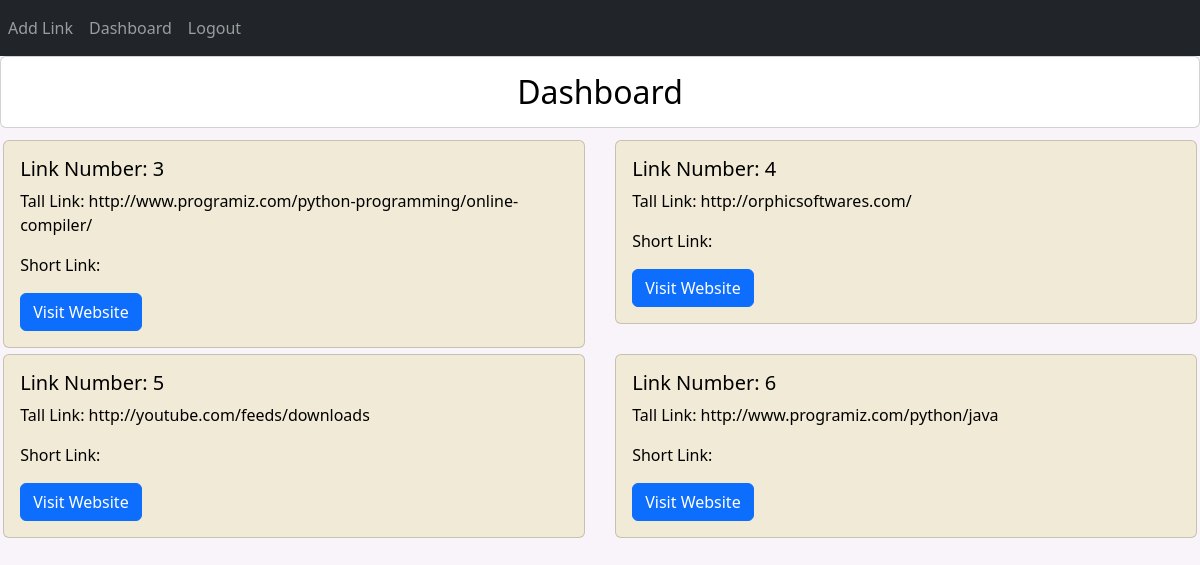
The page /dashboard (signed in) on the database as committed earlier.
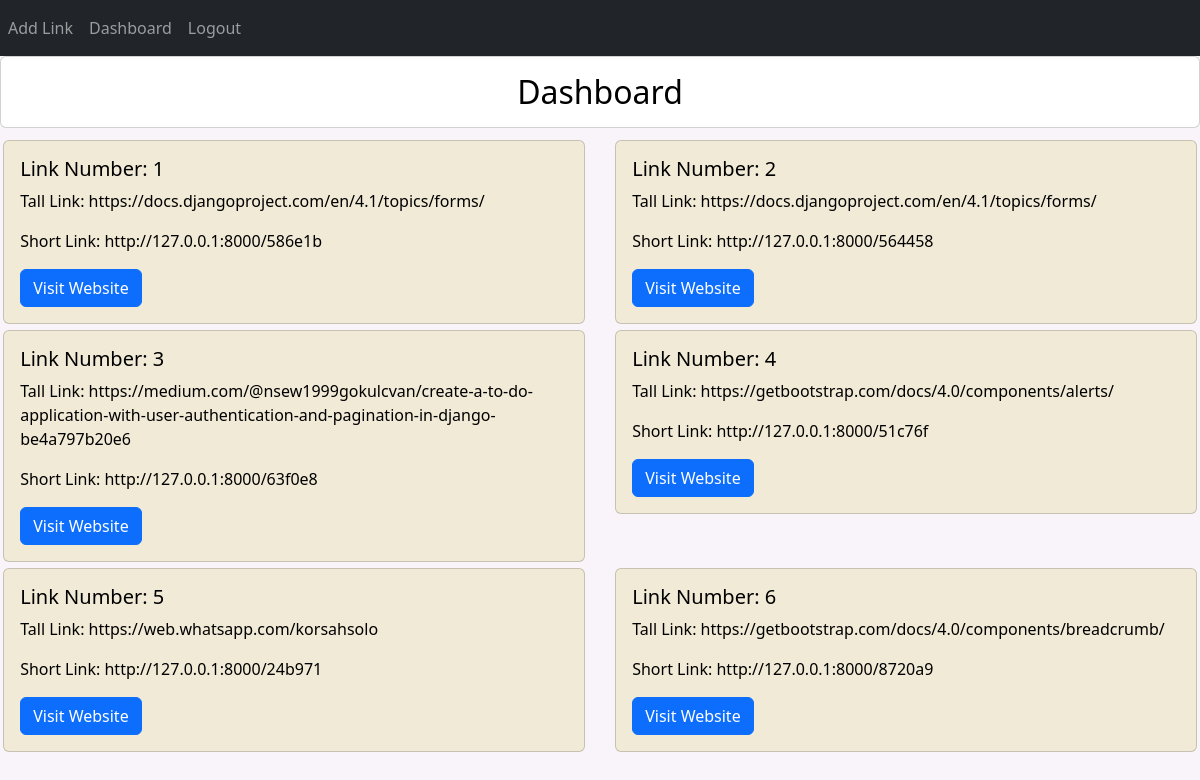
The same page on the database as committed later.
### urlshortapp/models.py (models this page shows)
class Urls(models.Model):
    user = models.ForeignKey(settings.AUTH_USER_MODEL, on_delete=models.CASCADE, related_name="user_link",default=1, null=True)
    userLink = models.CharField(max_length=10000)
    uuid = models.CharField(max_length=20)

### urlshortapp/views.py (the view)
# urls.py: path("dashboard",views.dashboard, name="dashboard"),
def dashboard(request):
    if request.user.is_authenticated:
        if request.method == "POST":
            urls = Urls.objects.filter(user = request.user)
            return render(request,"dashboard.html",{"urls":urls})
        urls = Urls.objects.filter(user = request.user)
        return render(request,"dashboard.html",{"urls":urls})
    else:
        messages.success(request,"Login First Please")
        return HttpResponseRedirect("login")

### templates/dashboard.html (shortened to what this page needs)
{% extends "index.html" %}
{% load static %}
{% block content %}
<div class="card text-center h2">
   <div class="card-body">
     Dashboard
   </div>
 </div>
<div class="row">
   {% for link in urls %}
   <div class="col-sm-6">
     <div class="card" style="background:#F0EAD6;margin:0.2rem;">
       <div class="card-body">
         <h5 class="card-title">Link Number: {{ link.id}}</h5>
         <p class="card-text">Tall Link: {{ link.userLink}}</p>
         <p class="card-text">Short Link: {{ link.uuid}}</p>
         <a href="{{ link.userLink}}" target=”_blank” class="btn btn-primary">Visit Website</a>
       </div>
     </div>
   </div>
   {% endfor %}
 </div>
{% endblock %}

### templates/index.html (shortened to what this page needs)
{% load static %}
<!Doctype html>
<html lang="en">
  <head>
    <link href="https://cdn.jsdelivr.net/npm/bootstrap@5.2.3/dist/css/bootstrap.min.css" rel="stylesheet">
    <link rel="stylesheet" href ="{% static 'css/styles.css' %}"/>
</head>
  <body>
    <nav class="navbar navbar-expand-lg bg-dark navbar-dark">
      <div class="collapse navbar-collapse" id="navbarNav">
        <ul class="navbar-nav">
          {% if user.is_authenticated %}
        <li class="nav-item active">
            <a class="nav-link" href="{% url 'index' %}">Add Link</a>
        </li>
        {% else %}
        <li class="nav-item">
          <a class="nav-link" href="{% url 'login' %}">Home</a>
        </li>
       {% endif %}
          <li class="nav-item active">
            <a class="nav-link" href="{% url 'dashboard' %}">Dashboard</a>
          </li>
             {% if user.is_authenticated %}
          <li class="nav-item">
            <a class="nav-link" href="{% url 'logout' %}">Logout</a>
          </li>
          {% else %}
          <li class="nav-item">
            <a class="nav-link" href="{% url 'login' %}">Login</a>
          </li>
         {% endif %}
        </ul>
      </div>
    </nav>
    {% block content %}
  {% load crispy_forms_tags %}
 {% endblock %}
  </body>
</html>

### static/css/styles.css (style rules this page uses)
body { background:#f9f4f9; color: rgb(0, 0, 0); }
li { color:red; }

Rows that differ between the two databases and show on the page:
now on this page (row edited): Urls: id "1", userLink "https://docs.djangoproject.com/en/4.1/topics/forms/", uuid "http://127.0.0.1:8000/586e1b"
now on this page (row edited): Urls: id "2", userLink "https://docs.djangoproject.com/en/4.1/topics/forms/", uuid "http://127.0.0.1:8000/564458"
changed Urls id 3: userLink "http://www.programiz.com/python-programming/online-compiler/" → "https://medium.com/@nsew1999gokulcvan/create-a-to-do-application-with-user-authentication-and-pagination-in-django-be4a797b20e6"; uuid (not shown) → "http://127.0.0.1:8000/63f0e8"
changed Urls id 4: userLink "http://orphicsoftwares.com/" → "https://getbootstrap.com/docs/4.0/components/alerts/"; uuid (not shown) → "http://127.0.0.1:8000/51c76f"
changed Urls id 5: userLink "http://youtube.com/feeds/downloads" → "https://web.whatsapp.com/korsahsolo"; uuid (not shown) → "http://127.0.0.1:8000/24b971"
changed Urls id 6: userLink "http://www.programiz.com/python/java" → "https://getbootstrap.com/docs/4.0/components/breadcrumb/"; uuid (not shown) → "http://127.0.0.1:8000/8720a9"
